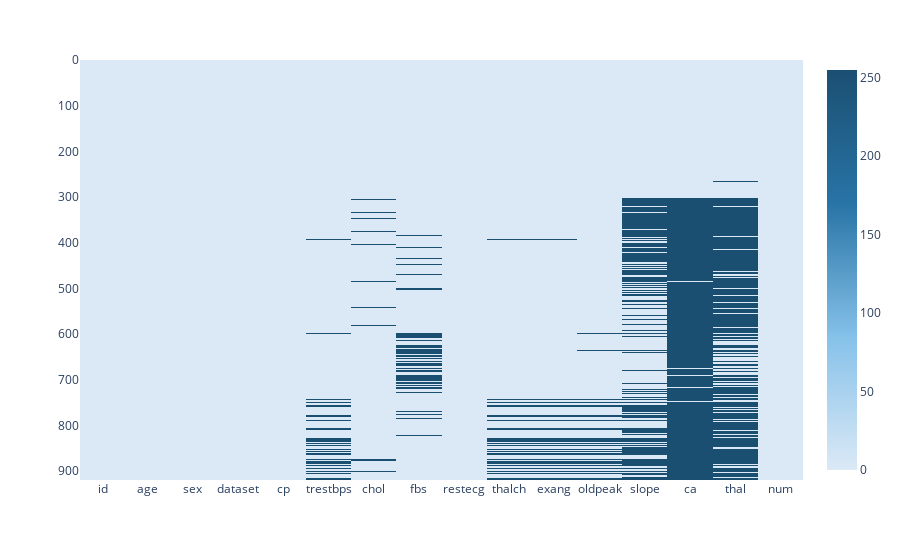

Write notebook code for a chart like this one.
### Code cell
# plot the missing values using plotly
fig = px.imshow(df.isnull(), 
                color_continuous_scale=["#dbe9f6", "#85c1e9", "#2874a6", "#1b4f72"])
fig.show()

### Figure 1 — Plotly figure (JSON) as saved in the notebook; plotly's stock layout.template omitted (floating-point values rounded to 4 significant figures; data arrays with more than 128 entries replaced by an {"elided": "..."} marker saying what was removed)
{"data": [{"coloraxis": "coloraxis", "hovertemplate": "x: %{x}<br>y: %{y}<br>color: %{z}<extra></extra>", "name": "0", "type": "heatmap", "x": ["id", "age", "sex", "dataset", "cp", "trestbps", "chol", "fbs", "restecg", "thalch", "exang", "oldpeak", "slope", "ca", "thal", "num"], "xaxis": "x", "y": {"elided": "920 int values"}, "yaxis": "y", "z": {"elided": "920x16 int values"}}], "layout": {"coloraxis": {"colorscale": [[0, "#dbe9f6"], [0.3333, "#85c1e9"], [0.6667, "#2874a6"], [1, "#1b4f72"]]}, "margin": {"t": 60}, "xaxis": {"anchor": "y", "constrain": "domain", "domain": [0, 1], "scaleanchor": "y"}, "yaxis": {"anchor": "x", "autorange": "reversed", "constrain": "domain", "domain": [0, 1]}}}
